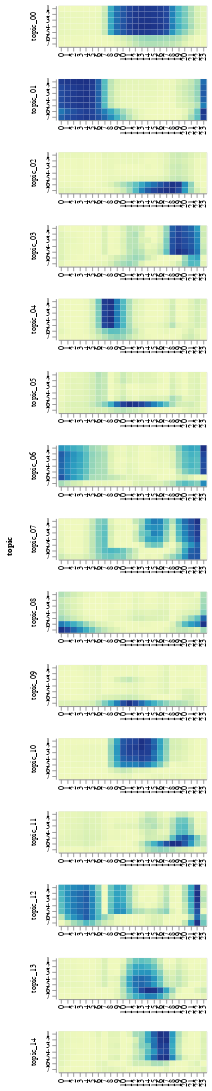

Notebook source saved alongside this figure:
### Markdown cell above
### topics for the sidebar

### Code cell
alt.Chart(df_topic)\
.mark_rect()\
.encode(
    alt.X('hour:O', axis=alt.Axis(title='')),
    alt.Y('day:O', axis=alt.Axis(title='')),
    color=alt.Color('score:Q', legend=None)
)\
.properties(width=180, height=50)\
.facet(row='topic:N')\
.resolve_scale(color='independent', x='independent')

### Figure 1 — Vega-Lite specification as saved in the notebook (floating-point values rounded to 4 significant figures; data arrays with more than 128 entries replaced by an {"elided": "..."} marker saying what was removed)
{"$schema": "https://vega.github.io/schema/vega-lite/v2.6.0.json", "config": {"view": {"height": 300, "width": 400}}, "data": {"name": "data-c0c39ed9d9dc822fc28adf9bb92b989f"}, "datasets": {"data-c0c39ed9d9dc822fc28adf9bb92b989f": {"elided": "2520 records"}}, "facet": {"row": {"field": "topic", "type": "nominal"}}, "resolve": {"scale": {"color": "independent", "x": "independent", "y": "shared"}}, "spec": {"encoding": {"color": {"field": "score", "legend": null, "type": "quantitative"}, "x": {"axis": {"title": ""}, "field": "hour", "type": "ordinal"}, "y": {"axis": {"title": ""}, "field": "day", "type": "ordinal"}}, "height": 50, "mark": "rect", "width": 180}}
